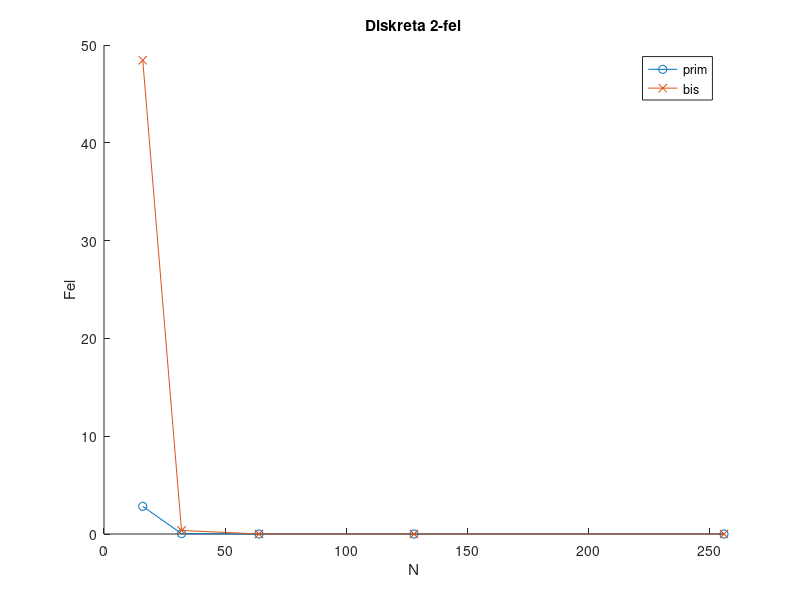
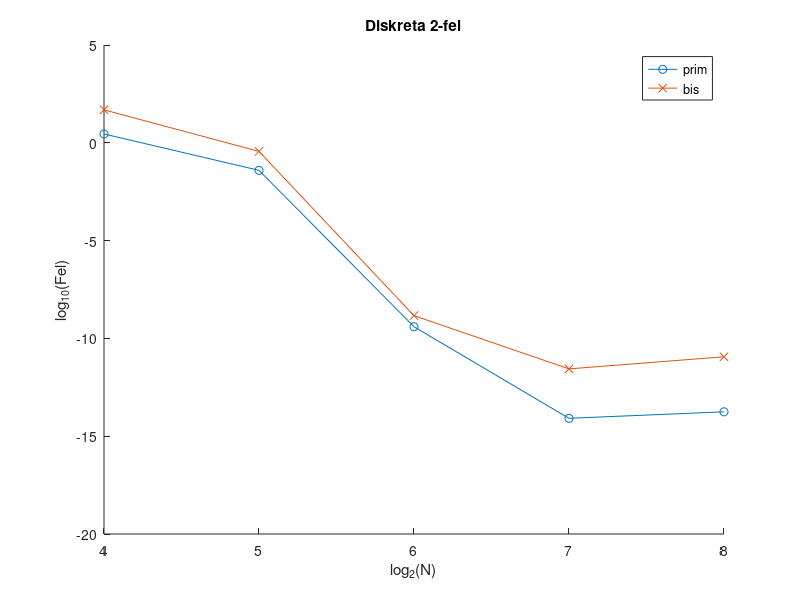

Write the MATLAB code that produced these figures, in order.
% P2B U1
clearvars, clc, close all

% Parametrar
m = 4:8;
N = 2.^m;
a = 400;

% Funktioner, analytiska lösningar
F      = @(x) exp(-a * (x - pi/5).^2);
F_prim = @(x) F(x) .* (-2*a*(x - pi/5)).^1;
F_bis  = @(x) F(x) .* (-2*a*(x - pi/5)).^2 + F(x) .* (-2*a); 

% Funktioner, fourier transform
Fk      = @(fj, N) (1/N) * fftshift(fft(fj)); % Fourier transform
Fk_prim = @(fk, k) (1i*2*pi.*k).^1 .*fk;
Fk_bis  = @(fk, k) (1i*2*pi.*k).^2 .*fk;
Fk_i    = @(fk, N) N * ifft(ifftshift(fk)); % Invers Fourier transform

% Funktion, diskreta 2-fel
d2fel   = @(f_ana, f_num, N) sqrt( (1/N) .* sum( abs( f_ana - f_num ).^2 ) ); 

% Allokera minne
fel_prim = zeros(1, length(N));
fel_bis = zeros(1, length(N));

for i = 1:length(N)
    % Diskretisera
    Ni = N(i);             
    xj = (0:Ni-1) / Ni;    
    k  = -Ni/2 : Ni/2 - 1;  
    
    % Analytisk lösning
    fj      = F(xj);  
    fj_prim = F_prim(xj);
    fj_bis  = F_bis(xj); 
    
    % Fourier transform
    fk      = Fk(fj, Ni);          
    fk_prim = Fk_prim(fk, k); 
    fk_bis  = Fk_bis(fk, k);  

    % Invers Fourier transform
    fk_prim_i = Fk_i(fk_prim, Ni);
    fk_bis_i  = Fk_i(fk_bis, Ni);

    % Diskreta 2-fel
    fel_prim(i) = d2fel(fj_prim, fk_prim_i, Ni);
    fel_bis(i)  = d2fel(fj_bis, fk_bis_i, Ni);
end

% Plot av faktiska felet
hold on
plot(N, fel_prim, '-o')
plot(N, fel_bis, '-x')
hold off
legend("prim", "bis")
title("Diskreta 2-fel")
xlabel("N")
ylabel("Fel")
xlim([0 256])

% Plot av loggade felet
figure;
hold on
plot(log2(N), log10(fel_prim), '-o')
plot(log2(N), log10(fel_bis), '-x')
hold off
legend("prim", "bis")
title("Diskreta 2-fel")
xlabel("log_2(N)")
ylabel("log_{10}(Fel)")
